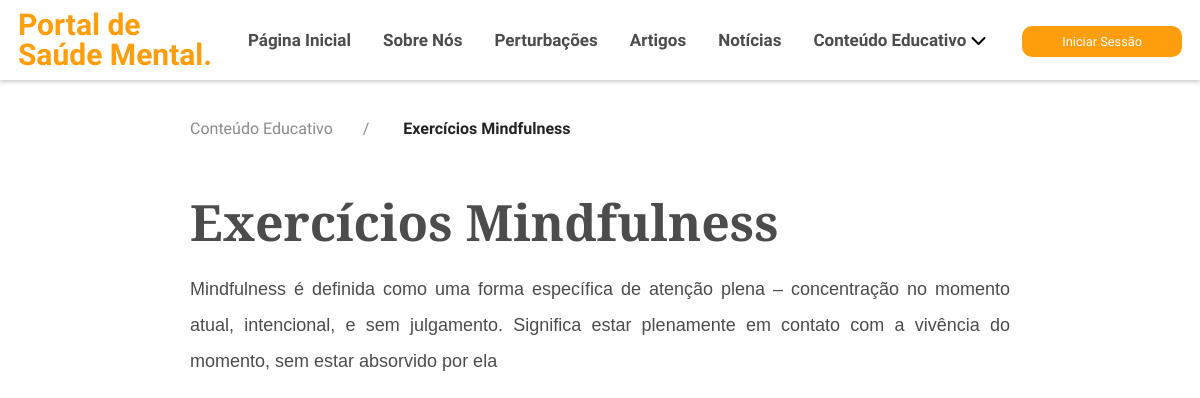
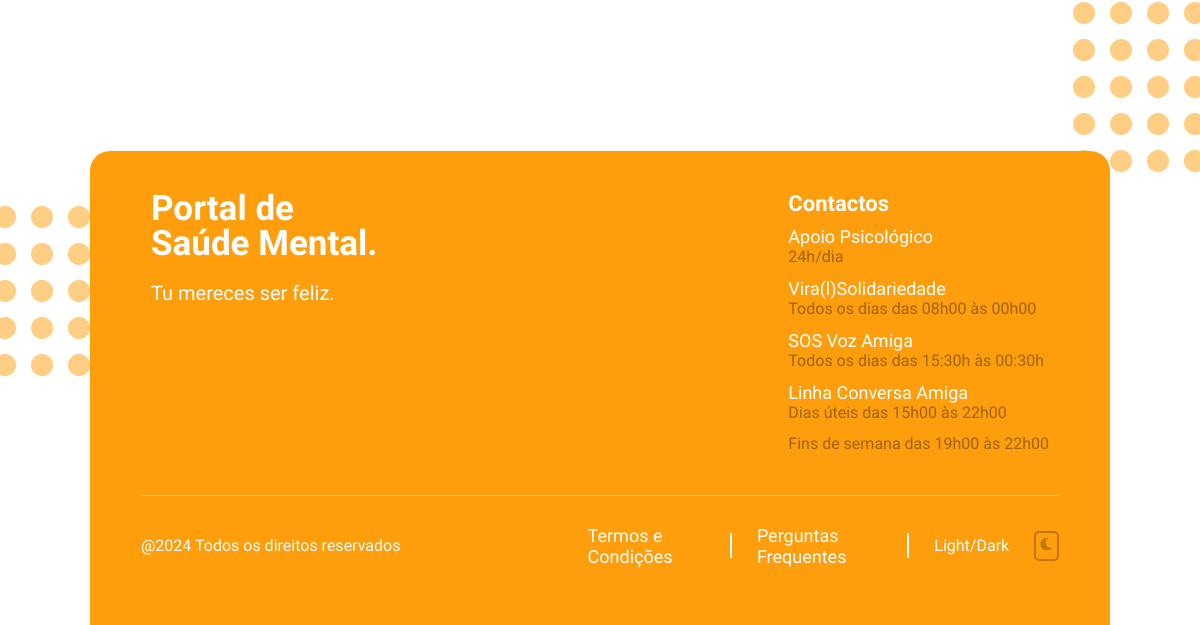
/conteudo-educativo/exercicios-mindfulness/index.php, run on an earlier commit of the app's database (2 pictures, top to bottom).
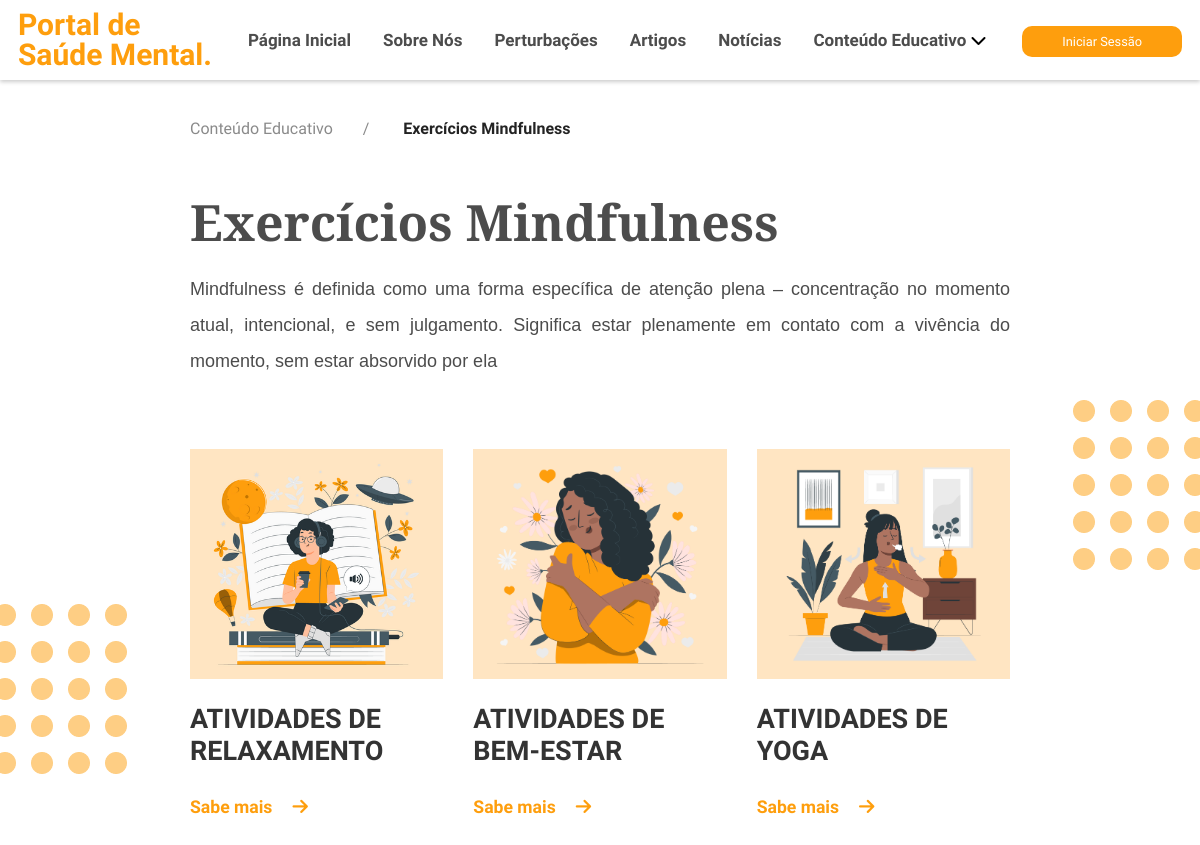
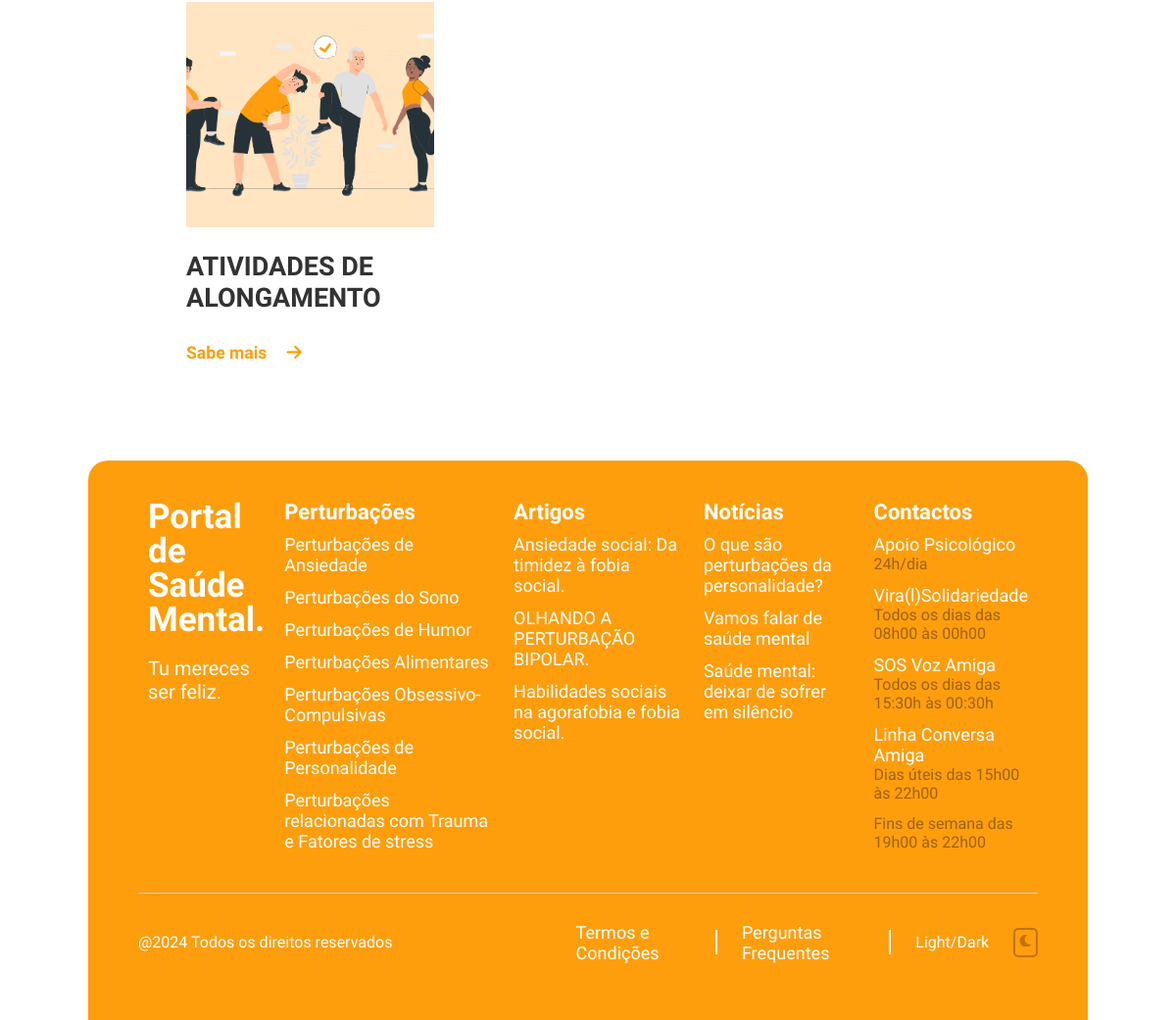
And on a later commit of the database (2 pictures, top to bottom).
### tables this page shows
CREATE TABLE `exercicios_mindfulness` (
  `exercicios_mindfulness_id` int(11) NOT NULL,
  `nome` varchar(1000) NOT NULL,
  `banner` mediumtext NOT NULL,
  `definicao` varchar(1000) NOT NULL
);

CREATE TABLE `perturbacoes` (
  `perturbacoes_id` int(11) NOT NULL,
  `nome` varchar(255) NOT NULL,
  `texto` mediumtext NOT NULL,
  `img_perturbacao` mediumtext DEFAULT NULL,
  `img_perturbacao_circ` mediumtext DEFAULT NULL,
  `banner_perturbacao` mediumtext NOT NULL,
  `fonte` varchar(1000) NOT NULL
);

CREATE TABLE `artigos` (
  `artigo_id` int(11) NOT NULL,
  `juncao_perturbacoes_id` int(11) DEFAULT NULL,
  `titulo` varchar(1000) NOT NULL,
  `data_publicacao` mediumtext NOT NULL,
  `autor` mediumtext NOT NULL,
  `img_artigo` mediumtext NOT NULL,
  `fonte` varchar(1000) NOT NULL
);

CREATE TABLE `noticias` (
  `noticias_id` int(11) NOT NULL,
  `titulo` varchar(1000) NOT NULL,
  `data_publicacao` date NOT NULL,
  `autor` varchar(1000) NOT NULL,
  `img_noticia` mediumtext NOT NULL,
  `conteudo_texto` varchar(1000) NOT NULL,
  `fonte` varchar(1000) NOT NULL
);

### conteudo-educativo/exercicios-mindfulness/index.php (the view, shortened to what the changed rows need)
<?php
include '../../includes/header.php';
require_once ("../../conn/conn.php");
?>
<body>
    <div class="heading">
        <h1>
            Exercícios Mindfulness
        </h1>
    </div>
    <section class="perturbacoes" id="perturbacoes">
        <div class="card-container">
            <?php
            $query = "SELECT nome, banner FROM exercicios_mindfulness";
            $query_run = mysqli_query($conn, $query);
            if (mysqli_num_rows($query_run) > 0) {
                while ($row = mysqli_fetch_assoc($query_run)) {
                    ?>
                    <?php
                    $nome_codificado = urlencode($row["nome"]);
                    ?>
                    <div class="card">
                        <a href="atividade/?nome=<?php echo $nome_codificado; ?>">
                            <img src="../../admin/inserir/imgs/exercicios-mindfulness/banners/<?php if (!empty($row["banner"])) {
                                echo $row["banner"];
                            } else {
                                echo "teste.jpeg";
                            } ?>" alt="Exercícios Mindfulness banner">
                        </a>
                        <h1>
                            <?php echo $row['nome']; ?>
                        </h1>
                        <a href="relaxamento" class="first-button">
                            Sabe mais<i class="fas fa-arrow-right"></i>
                        </a>
                    </div>
                    <?php
                }
            }
            ?>
        </div>
    </section>
    <footer>
        <div class="footer-row">
            <div class="footer-col">
                <h1>Portal de <br> Saúde Mental.</h1>
            </div>
            <?php
            $query = "SELECT nome, img_perturbacao FROM perturbacoes";
            $result = mysqli_query($conn, $query);
            if ($result && mysqli_num_rows($result) > 0) {
                ?>
                <div class="footer-col">
                    <h3>Perturbações</h3>
                    <?php
                    while ($row = mysqli_fetch_assoc($result)) {
                        ?>
                        <ul>
                            <?php
                            $nome_codificado = urlencode($row["nome"]);
                            ?>
                            <li><a
                                    href="../../perturbacoes/grupo-perturbacoes/?nome=<?php echo $nome_codificado; ?>"><?php echo $row["nome"] ?></a>
                            </li>
                        </ul>
                        <?php
                    }
                    ?>
                </div>
                <?php
            }
            ?>
            <?php
            $query = "SELECT titulo FROM artigos LIMIT 3";
            $result = mysqli_query($conn, $query);
            if ($result && mysqli_num_rows($result) > 0) {
                ?>
                <div class="footer-col">
                    <h3>Artigos</h3>
                    <?php
                    while ($row = mysqli_fetch_assoc($result)) {
                        ?>
                        <ul>
                            <?php
                            $titulo_codificado = urlencode($row["titulo"]);
                            ?>
                            <li><a
                                    href="../../artigos/artigo/?titulo=<?php echo $titulo_codificado; ?>"><?php echo $row["titulo"] ?></a>
                            </li>
                        </ul>
                        <?php
                    }
                    ?>
                </div>
                <?php
            }
            ?>
            <?php
            $query = "SELECT titulo FROM noticias LIMIT 3";
            $result = mysqli_query($conn, $query);
            if ($result && mysqli_num_rows($result) > 0) {
                ?>
                <div class="footer-col">
                    <h3>Notícias</h3>
                    <?php
                    while ($row = mysqli_fetch_assoc($result)) {
                        ?>
                        <ul>
                            <?php
                            $titulo_codificado = urlencode($row["titulo"]);
                            ?>
                            <li><a
                                    href="../../noticias/noticia/?titulo=<?php echo $titulo_codificado; ?>"><?php echo $row["titulo"] ?></a>
                            </li>
                        </ul>
                        <?php
                    }
                    ?>
                </div>
                <?php
            }
            ?>
        </div>
    </footer>
</body>
</html>

What changed in the data, as far as the page shows it:
added exercicios_mindfulness: banner (picture), nome "ATIVIDADES DE RELAXAMENTO"
added exercicios_mindfulness: banner (picture), nome "ATIVIDADES DE BEM-ESTAR"
added exercicios_mindfulness: banner (picture), nome "ATIVIDADES DE YOGA"
added exercicios_mindfulness: banner (picture), nome "ATIVIDADES DE ALONGAMENTO"
added perturbacoes: nome "Perturbações de Ansiedade"
added perturbacoes: nome "Perturbações do Sono"
added perturbacoes: nome "Perturbações de Humor"
added perturbacoes: nome "Perturbações Alimentares"
added perturbacoes: nome "Perturbações Obsessivo-Compulsivas"
added perturbacoes: nome "Perturbações de Personalidade"
added perturbacoes: nome "Perturbações relacionadas com Trauma e Fatores de stress"
added artigos: titulo "Ansiedade social: Da timidez à fobia social."
added artigos: titulo "OLHANDO A PERTURBAÇÃO BIPOLAR."
added artigos: titulo "Habilidades sociais na agorafobia e fobia social."
added noticias: titulo "O que são perturbações da personalidade?"
added noticias: titulo "Vamos falar de saúde mental"
added noticias: titulo "Saúde mental: deixar de sofrer em silêncio"
Also different on the page:
text now shown: "Perturbações Artigos Notícias"
